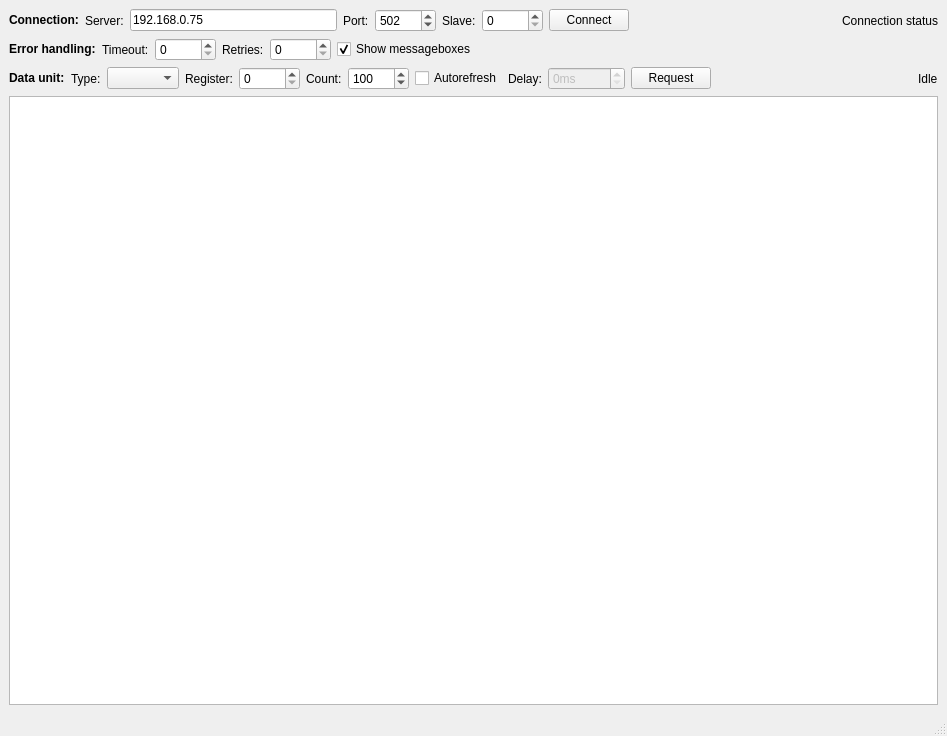
<?xml version="1.0" encoding="UTF-8"?>
<ui version="4.0">
 <class>MainWindow</class>
 <widget class="QMainWindow" name="MainWindow">
  <property name="geometry">
   <rect>
    <x>0</x>
    <y>0</y>
    <width>947</width>
    <height>736</height>
   </rect>
  </property>
  <property name="windowTitle">
   <string>Qt Modbus Tester</string>
  </property>
  <widget class="QWidget" name="centralwidget">
   <layout class="QVBoxLayout" name="verticalLayout" stretch="0,0,0,1">
    <item>
     <layout class="QHBoxLayout" name="horizontalLayoutConnection">
      <item>
       <widget class="QLabel" name="labelConnection">
        <property name="text">
         <string>&lt;b&gt;Connection:&lt;/b&gt;</string>
        </property>
       </widget>
      </item>
      <item>
       <widget class="QLabel" name="labelServer">
        <property name="text">
         <string>Server:</string>
        </property>
        <property name="buddy">
         <cstring>lineEditServer</cstring>
        </property>
       </widget>
      </item>
      <item>
       <widget class="QLineEdit" name="lineEditServer">
        <property name="text">
         <string>192.168.0.75</string>
        </property>
       </widget>
      </item>
      <item>
       <widget class="QLabel" name="labelPort">
        <property name="text">
         <string>Port:</string>
        </property>
        <property name="buddy">
         <cstring>spinBoxPort</cstring>
        </property>
       </widget>
      </item>
      <item>
       <widget class="QSpinBox" name="spinBoxPort">
        <property name="maximum">
         <number>65535</number>
        </property>
        <property name="value">
         <number>502</number>
        </property>
       </widget>
      </item>
      <item>
       <widget class="QLabel" name="labelSlave">
        <property name="text">
         <string>Slave:</string>
        </property>
        <property name="buddy">
         <cstring>spinBoxSlave</cstring>
        </property>
       </widget>
      </item>
      <item>
       <widget class="QSpinBox" name="spinBoxSlave">
        <property name="maximum">
         <number>65535</number>
        </property>
        <property name="value">
         <number>0</number>
        </property>
       </widget>
      </item>
      <item>
       <widget class="QPushButton" name="pushButtonConnect">
        <property name="text">
         <string>Connect</string>
        </property>
       </widget>
      </item>
      <item>
       <spacer name="horizontalSpacer">
        <property name="orientation">
         <enum>Qt::Horizontal</enum>
        </property>
        <property name="sizeHint" stdset="0">
         <size>
          <width>40</width>
          <height>20</height>
         </size>
        </property>
       </spacer>
      </item>
      <item>
       <widget class="QLabel" name="labelConnectionStatus">
        <property name="text">
         <string notr="true">Connection status</string>
        </property>
       </widget>
      </item>
     </layout>
    </item>
    <item>
     <layout class="QHBoxLayout" name="horizontalLayoutErrorHandling">
      <item>
       <widget class="QLabel" name="labelErrorHandling">
        <property name="text">
         <string>&lt;b&gt;Error handling:&lt;/b&gt;</string>
        </property>
       </widget>
      </item>
      <item>
       <widget class="QLabel" name="labelTimeout">
        <property name="text">
         <string>Timeout:</string>
        </property>
        <property name="buddy">
         <cstring>spinBoxTimeout</cstring>
        </property>
       </widget>
      </item>
      <item>
       <widget class="QSpinBox" name="spinBoxTimeout">
        <property name="maximum">
         <number>65535</number>
        </property>
       </widget>
      </item>
      <item>
       <widget class="QLabel" name="labelRetries">
        <property name="text">
         <string>Retries:</string>
        </property>
        <property name="buddy">
         <cstring>spinBoxRetries</cstring>
        </property>
       </widget>
      </item>
      <item>
       <widget class="QSpinBox" name="spinBoxRetries">
        <property name="maximum">
         <number>65535</number>
        </property>
       </widget>
      </item>
      <item>
       <widget class="QCheckBox" name="checkBoxShowMsgBoxes">
        <property name="text">
         <string>Show messageboxes</string>
        </property>
        <property name="checked">
         <bool>true</bool>
        </property>
       </widget>
      </item>
      <item>
       <spacer name="horizontalSpacer_3">
        <property name="orientation">
         <enum>Qt::Horizontal</enum>
        </property>
        <property name="sizeHint" stdset="0">
         <size>
          <width>40</width>
          <height>20</height>
         </size>
        </property>
       </spacer>
      </item>
     </layout>
    </item>
    <item>
     <layout class="QHBoxLayout" name="horizontalLayoutDataUnit">
      <item>
       <widget class="QLabel" name="labelDataUnit">
        <property name="text">
         <string>&lt;b&gt;Data unit:&lt;/b&gt;</string>
        </property>
       </widget>
      </item>
      <item>
       <widget class="QLabel" name="labelType">
        <property name="text">
         <string>Type:</string>
        </property>
        <property name="buddy">
         <cstring>comboBoxType</cstring>
        </property>
       </widget>
      </item>
      <item>
       <widget class="QComboBox" name="comboBoxType"/>
      </item>
      <item>
       <widget class="QLabel" name="labelRegister">
        <property name="text">
         <string>Register:</string>
        </property>
        <property name="buddy">
         <cstring>spinBoxRegister</cstring>
        </property>
       </widget>
      </item>
      <item>
       <widget class="QSpinBox" name="spinBoxRegister">
        <property name="maximum">
         <number>65535</number>
        </property>
       </widget>
      </item>
      <item>
       <widget class="QLabel" name="labelCount">
        <property name="text">
         <string>Count:</string>
        </property>
        <property name="buddy">
         <cstring>spinBoxCount</cstring>
        </property>
       </widget>
      </item>
      <item>
       <widget class="QSpinBox" name="spinBoxCount">
        <property name="maximum">
         <number>65535</number>
        </property>
        <property name="value">
         <number>100</number>
        </property>
       </widget>
      </item>
      <item>
       <widget class="QCheckBox" name="checkBoxAutorefresh">
        <property name="text">
         <string>Autorefresh</string>
        </property>
       </widget>
      </item>
      <item>
       <widget class="QLabel" name="labelDelay">
        <property name="text">
         <string>Delay:</string>
        </property>
        <property name="buddy">
         <cstring>spinBoxDelay</cstring>
        </property>
       </widget>
      </item>
      <item>
       <widget class="QSpinBox" name="spinBoxDelay">
        <property name="enabled">
         <bool>false</bool>
        </property>
        <property name="suffix">
         <string>ms</string>
        </property>
        <property name="maximum">
         <number>65535</number>
        </property>
       </widget>
      </item>
      <item>
       <widget class="QPushButton" name="pushButtonRequest">
        <property name="text">
         <string>Request</string>
        </property>
       </widget>
      </item>
      <item>
       <spacer name="horizontalSpacer_2">
        <property name="orientation">
         <enum>Qt::Horizontal</enum>
        </property>
        <property name="sizeHint" stdset="0">
         <size>
          <width>40</width>
          <height>20</height>
         </size>
        </property>
       </spacer>
      </item>
      <item>
       <widget class="QLabel" name="labelRequestStatus">
        <property name="text">
         <string>Idle</string>
        </property>
       </widget>
      </item>
     </layout>
    </item>
    <item>
     <widget class="QTableView" name="tableView"/>
    </item>
   </layout>
  </widget>
  <widget class="QMenuBar" name="menubar">
   <property name="geometry">
    <rect>
     <x>0</x>
     <y>0</y>
     <width>947</width>
     <height>20</height>
    </rect>
   </property>
  </widget>
  <widget class="QStatusBar" name="statusbar"/>
 </widget>
 <resources/>
 <connections>
  <connection>
   <sender>checkBoxAutorefresh</sender>
   <signal>toggled(bool)</signal>
   <receiver>spinBoxDelay</receiver>
   <slot>setEnabled(bool)</slot>
   <hints>
    <hint type="sourcelabel">
     <x>518</x>
     <y>103</y>
    </hint>
    <hint type="destinationlabel">
     <x>630</x>
     <y>104</y>
    </hint>
   </hints>
  </connection>
 </connections>
</ui>
